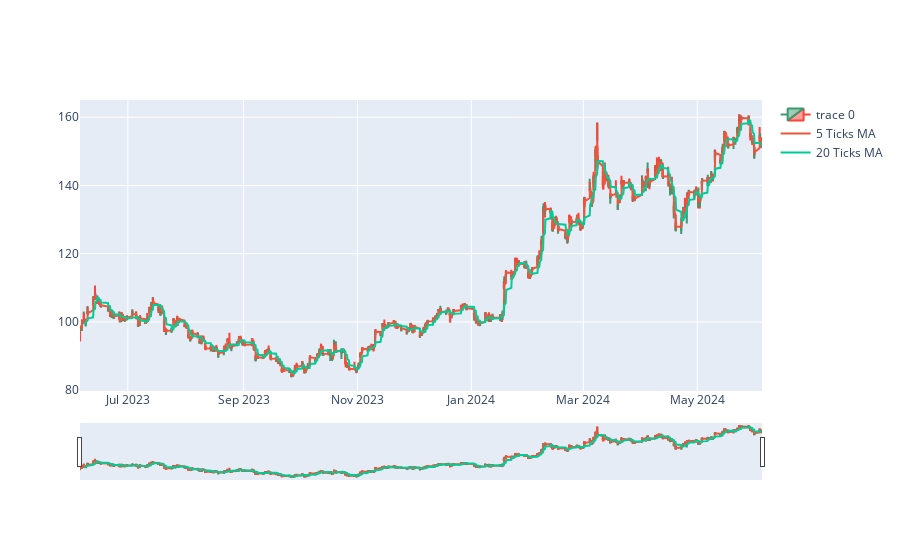

Notebook cell for this chart:
### Code cell
# plot eith candle stick

fig = go.Figure(data=[go.Candlestick(x=tsm_data.index,
                open=tsm_data['Open'],
                high=tsm_data['High'],
                low=tsm_data['Low'],
                close=tsm_data['Close'])])

# plot moving average of 20 ticks and 80 ticks

fig.add_trace(go.Scatter(x=tsm_data.index, y=tsm_data['Close'].rolling(window=5).mean(), name='5 Ticks MA'))
fig.add_trace(go.Scatter(x=tsm_data.index, y=tsm_data['Close'].rolling(window=20).mean(), name='20 Ticks MA'))

fig.show()

### Figure 1 — Plotly figure (JSON) as saved in the notebook; plotly's stock layout.template omitted (floating-point values rounded to 4 significant figures; data arrays with more than 128 entries replaced by an {"elided": "..."} marker saying what was removed)
{"data": [{"close": {"elided": "1756 float values"}, "high": {"elided": "1756 float values"}, "low": {"elided": "1756 float values"}, "open": {"elided": "1756 float values"}, "type": "candlestick", "x": {"elided": "1756 str values"}}, {"name": "5 Ticks MA", "type": "scatter", "x": {"elided": "1756 str values"}, "y": {"elided": "1756 float values"}}, {"name": "20 Ticks MA", "type": "scatter", "x": {"elided": "1756 str values"}, "y": {"elided": "1756 float values"}}], "layout": {}}
